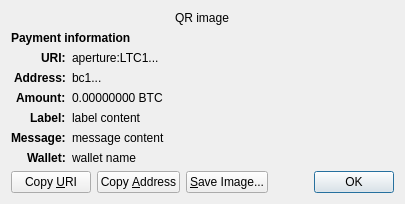
<?xml version="1.0" encoding="UTF-8"?>
<ui version="4.0">
 <class>ReceiveRequestDialog</class>
 <widget class="QDialog" name="ReceiveRequestDialog">
  <property name="geometry">
   <rect>
    <x>0</x>
    <y>0</y>
    <width>413</width>
    <height>229</height>
   </rect>
  </property>
  <property name="windowTitle">
   <string>Request payment to ...</string>
  </property>
  <layout class="QGridLayout" name="gridLayout" columnstretch="0,1">
   <property name="sizeConstraint">
    <enum>QLayout::SetFixedSize</enum>
   </property>
   <item row="0" column="0" colspan="2" alignment="Qt::AlignHCenter">
    <widget class="QRImageWidget" name="qr_code">
     <property name="text">
      <string notr="true">QR image</string>
     </property>
     <property name="textInteractionFlags">
      <set>Qt::NoTextInteraction</set>
     </property>
    </widget>
   </item>
   <item row="1" column="0" colspan="2">
    <widget class="QLabel" name="payment_header">
     <property name="font">
      <font>
       <weight>75</weight>
       <bold>true</bold>
      </font>
     </property>
     <property name="text">
      <string>Payment information</string>
     </property>
     <property name="textInteractionFlags">
      <set>Qt::NoTextInteraction</set>
     </property>
    </widget>
   </item>
   <item row="2" column="0" alignment="Qt::AlignRight|Qt::AlignTop">
    <widget class="QLabel" name="uri_tag">
     <property name="font">
      <font>
       <weight>75</weight>
       <bold>true</bold>
      </font>
     </property>
     <property name="text">
      <string notr="true">URI:</string>
     </property>
     <property name="textFormat">
      <enum>Qt::PlainText</enum>
     </property>
     <property name="textInteractionFlags">
      <set>Qt::NoTextInteraction</set>
     </property>
    </widget>
   </item>
   <item row="2" column="1" alignment="Qt::AlignTop">
    <widget class="QLabel" name="uri_content">
     <property name="text">
      <string notr="true">aperture:LTC1...</string>
     </property>
     <property name="textFormat">
      <enum>Qt::RichText</enum>
     </property>
     <property name="wordWrap">
      <bool>true</bool>
     </property>
     <property name="textInteractionFlags">
      <set>Qt::TextSelectableByMouse</set>
     </property>
    </widget>
   </item>
   <item row="3" column="0" alignment="Qt::AlignRight|Qt::AlignTop">
    <widget class="QLabel" name="address_tag">
     <property name="font">
      <font>
       <weight>75</weight>
       <bold>true</bold>
      </font>
     </property>
     <property name="text">
      <string>Address:</string>
     </property>
     <property name="textInteractionFlags">
      <set>Qt::NoTextInteraction</set>
     </property>
    </widget>
   </item>
   <item row="3" column="1" alignment="Qt::AlignTop">
    <widget class="QLabel" name="address_content">
     <property name="text">
      <string notr="true">bc1...</string>
     </property>
     <property name="textFormat">
      <enum>Qt::PlainText</enum>
     </property>
     <property name="textInteractionFlags">
      <set>Qt::TextSelectableByMouse</set>
     </property>
    </widget>
   </item>
   <item row="4" column="0" alignment="Qt::AlignRight|Qt::AlignTop">
    <widget class="QLabel" name="amount_tag">
     <property name="font">
      <font>
       <weight>75</weight>
       <bold>true</bold>
      </font>
     </property>
     <property name="text">
      <string>Amount:</string>
     </property>
     <property name="textInteractionFlags">
      <set>Qt::NoTextInteraction</set>
     </property>
    </widget>
   </item>
   <item row="4" column="1" alignment="Qt::AlignTop">
    <widget class="QLabel" name="amount_content">
     <property name="text">
      <string notr="true">0.00000000 BTC</string>
     </property>
     <property name="textFormat">
      <enum>Qt::PlainText</enum>
     </property>
     <property name="textInteractionFlags">
      <set>Qt::TextSelectableByMouse</set>
     </property>
    </widget>
   </item>
   <item row="5" column="0" alignment="Qt::AlignRight|Qt::AlignTop">
    <widget class="QLabel" name="label_tag">
     <property name="font">
      <font>
       <weight>75</weight>
       <bold>true</bold>
      </font>
     </property>
     <property name="text">
      <string>Label:</string>
     </property>
     <property name="textInteractionFlags">
      <set>Qt::NoTextInteraction</set>
     </property>
    </widget>
   </item>
   <item row="5" column="1" alignment="Qt::AlignTop">
    <widget class="QLabel" name="label_content">
     <property name="text">
      <string notr="true">label content</string>
     </property>
     <property name="textFormat">
      <enum>Qt::PlainText</enum>
     </property>
     <property name="wordWrap">
      <bool>true</bool>
     </property>
     <property name="textInteractionFlags">
      <set>Qt::TextSelectableByMouse</set>
     </property>
    </widget>
   </item>
   <item row="6" column="0" alignment="Qt::AlignRight|Qt::AlignTop">
    <widget class="QLabel" name="message_tag">
     <property name="font">
      <font>
       <weight>75</weight>
       <bold>true</bold>
      </font>
     </property>
     <property name="text">
      <string>Message:</string>
     </property>
     <property name="textInteractionFlags">
      <set>Qt::NoTextInteraction</set>
     </property>
    </widget>
   </item>
   <item row="6" column="1" alignment="Qt::AlignTop">
    <widget class="QLabel" name="message_content">
     <property name="text">
      <string notr="true">message content</string>
     </property>
     <property name="textFormat">
      <enum>Qt::PlainText</enum>
     </property>
     <property name="wordWrap">
      <bool>true</bool>
     </property>
     <property name="textInteractionFlags">
      <set>Qt::TextSelectableByMouse</set>
     </property>
    </widget>
   </item>
   <item row="7" column="0" alignment="Qt::AlignRight|Qt::AlignTop">
    <widget class="QLabel" name="wallet_tag">
     <property name="font">
      <font>
       <weight>75</weight>
       <bold>true</bold>
      </font>
     </property>
     <property name="text">
      <string>Wallet:</string>
     </property>
     <property name="textInteractionFlags">
      <set>Qt::NoTextInteraction</set>
     </property>
    </widget>
   </item>
   <item row="7" column="1" alignment="Qt::AlignTop">
    <widget class="QLabel" name="wallet_content">
     <property name="text">
      <string notr="true">wallet name</string>
     </property>
     <property name="textFormat">
      <enum>Qt::PlainText</enum>
     </property>
     <property name="wordWrap">
      <bool>true</bool>
     </property>
     <property name="textInteractionFlags">
      <set>Qt::TextSelectableByMouse</set>
     </property>
    </widget>
   </item>
   <item row="8" column="0" colspan="2">
    <layout class="QHBoxLayout" name="horizontalLayout">
     <item>
      <widget class="QPushButton" name="btnCopyURI">
       <property name="text">
        <string>Copy &amp;URI</string>
       </property>
       <property name="autoDefault">
        <bool>false</bool>
       </property>
      </widget>
     </item>
     <item>
      <widget class="QPushButton" name="btnCopyAddress">
       <property name="text">
        <string>Copy &amp;Address</string>
       </property>
       <property name="autoDefault">
        <bool>false</bool>
       </property>
      </widget>
     </item>
     <item>
      <widget class="QPushButton" name="btnSaveAs">
       <property name="text">
        <string>&amp;Save Image...</string>
       </property>
       <property name="autoDefault">
        <bool>false</bool>
       </property>
      </widget>
     </item>
     <item>
      <spacer name="horizontalSpacer_2">
       <property name="orientation">
        <enum>Qt::Horizontal</enum>
       </property>
       <property name="sizeHint" stdset="0">
        <size>
         <width>40</width>
         <height>20</height>
        </size>
       </property>
      </spacer>
     </item>
     <item>
      <widget class="QDialogButtonBox" name="buttonBox">
       <property name="focusPolicy">
        <enum>Qt::StrongFocus</enum>
       </property>
       <property name="standardButtons">
        <set>QDialogButtonBox::Ok</set>
       </property>
      </widget>
     </item>
    </layout>
   </item>
  </layout>
 </widget>
 <customwidgets>
  <customwidget>
   <class>QRImageWidget</class>
   <extends>QLabel</extends>
   <header>qt/qrimagewidget.h</header>
  </customwidget>
 </customwidgets>
 <tabstops>
  <tabstop>buttonBox</tabstop>
  <tabstop>btnCopyURI</tabstop>
  <tabstop>btnCopyAddress</tabstop>
  <tabstop>btnSaveAs</tabstop>
 </tabstops>
 <resources/>
 <connections>
  <connection>
   <sender>buttonBox</sender>
   <signal>accepted()</signal>
   <receiver>ReceiveRequestDialog</receiver>
   <slot>accept()</slot>
   <hints>
    <hint type="sourcelabel">
     <x>135</x>
     <y>230</y>
    </hint>
    <hint type="destinationlabel">
     <x>135</x>
     <y>126</y>
    </hint>
   </hints>
  </connection>
 </connections>
</ui>
